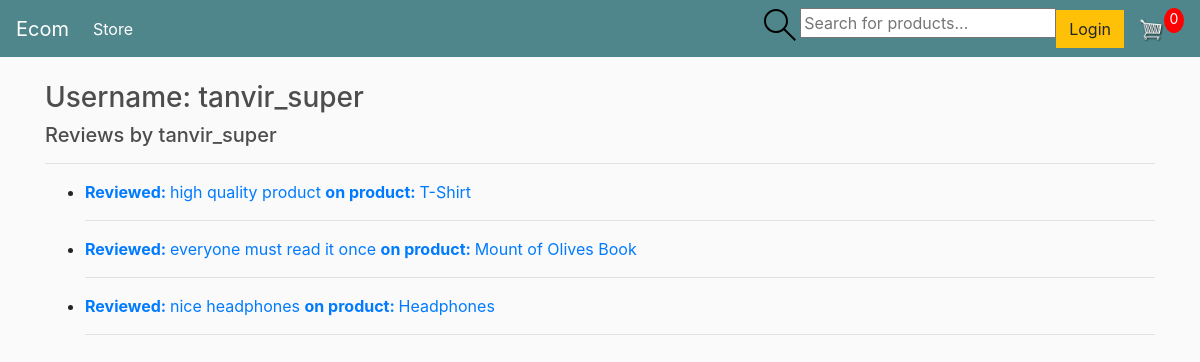
Page /profile/1/ on the earlier database version.
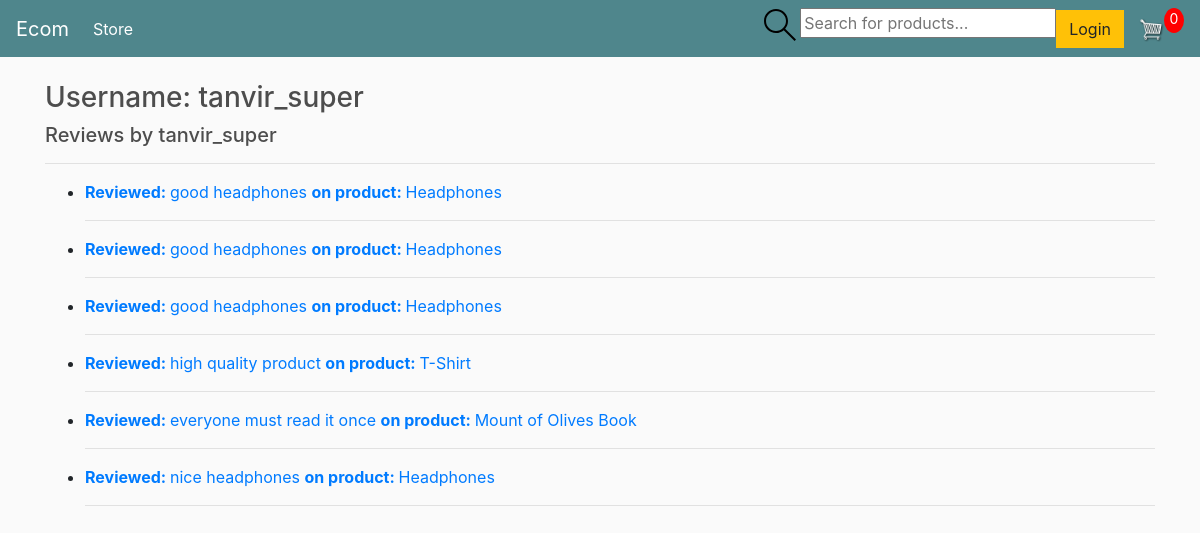
Same page on the later database version.
### store/models.py (models this page shows, shortened)
class Review(models.Model):
    customer=models.ForeignKey(Customer,on_delete=models.CASCADE,default=1)
    product= models.ForeignKey(Product,on_delete=models.CASCADE,default=1)
    body=models.TextField(default="default review")
    updated=models.DateTimeField(auto_now=True)
    created=models.DateTimeField(auto_now_add=True)
    class Meta:
        ordering=['-updated','-created']

class Product(models.Model):
	name = models.CharField(max_length=200,default="Default")
	description=models.TextField(null=True,blank=True)
	price = models.FloatField()
	digital = models.BooleanField(default=False,null=True, blank=True)
	image = models.ImageField(null=True, blank=True)

### store/views.py (the view)
# urls.py: path('profile/<str:pk>/',views.userProfile,name="user-profile"),
def userProfile(request,pk):
    user= User.objects.get(id=pk)
    customer = Customer.objects.get(user=user)
    orders=Order.objects.filter(customer=customer)
    reviews=Review.objects.filter(customer=customer)
    context={'user':user,'orders':orders,'cartItems':cartData(request)['cartItems'],'reviews':reviews}
    return render(request,'store/profile.html',context)

### store/utils.py (called while the page is built, shortened)
def cookieCart(request):
	try:
		cart = json.loads(request.COOKIES['cart'])
	except:
		cart = {}
		print('CART:', cart)
	items = []
	order = {'get_cart_total':0, 'get_cart_items':0, 'shipping':False}
	cartItems = order['get_cart_items']
	return {'cartItems':cartItems ,'order':order, 'items':items}

def cartData(request):
	if request.user.is_authenticated:
		customer, created = Customer.objects.get_or_create(user=request.user)
		order, created = Order.objects.get_or_create(customer=customer, complete=False)
		items = order.orderitem_set.all()
		cartItems = order.get_cart_items
	else:
		cookieData = cookieCart(request)
		cartItems = cookieData['cartItems']
		order = cookieData['order']
		items = cookieData['items']
	return {'cartItems':cartItems ,'order':order, 'items':items}

### store/templates/store/profile.html (shortened to what this page needs)
{% extends 'store/main.html' %}
{% load static %}
{% block content %}
{% if request.user == user %}
<h3>Username: {{user.username}} <a  style="float:right; margin:5px;" class="btn btn-success" href="{% url 'update-user' request.user.id %}">Edit Profile</a></h3>
{% if orders %}
    <p>Orders  by you</p>
    {% for order in orders %}
    {% if request.user == order.customer.user and order.complete %}
        <a href="{% url 'order_details' order.id %}">
        <div class="box-element">
            <small>Order ID: {{order.id}} </small>
            <p>{{order.customer.name}}</p>
            <small>Date:{{ order.date_ordered }}</small>
            <h5>Items:   {{order.get_cart_items}}</h5>
            <h5>Total:   ${{order.get_cart_total|floatformat:2}}</h5>
            <small>Complete: {{ order.complete }}</small><hr>
            <small>Order Status: {{order.order_status}} </small>
        </div>
        </a>
        <hr>
    {% endif %}
    {% endfor %}
{% else %}
    <p>No orders found for this user.</p>
{% endif %}
{% else %}
<h3>Username: {{user.username}} </h3>
{% endif %}
<h5>Reviews by {{user.username}} </h5><hr>
<ul>
    {% for review in reviews %}
    <li><a href="{% url 'product_description' review.product.id %}">
        <strong>Reviewed: </strong> {{review.body}} <strong>on product: </strong> {{review.product.name}}
        </a>
    </li>
    <hr>
    {% endfor %}
</ul>
{% endblock content %}

Differences in the rows shown:
added Review: body "good headphones", product.name "Headphones"
added Review: body "good headphones", product.name "Headphones"
added Review: body "good headphones", product.name "Headphones"
